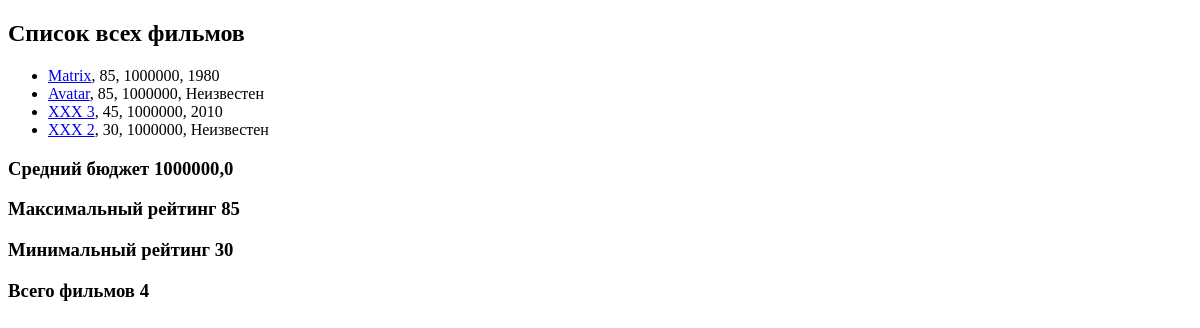
The app's page /, older data.
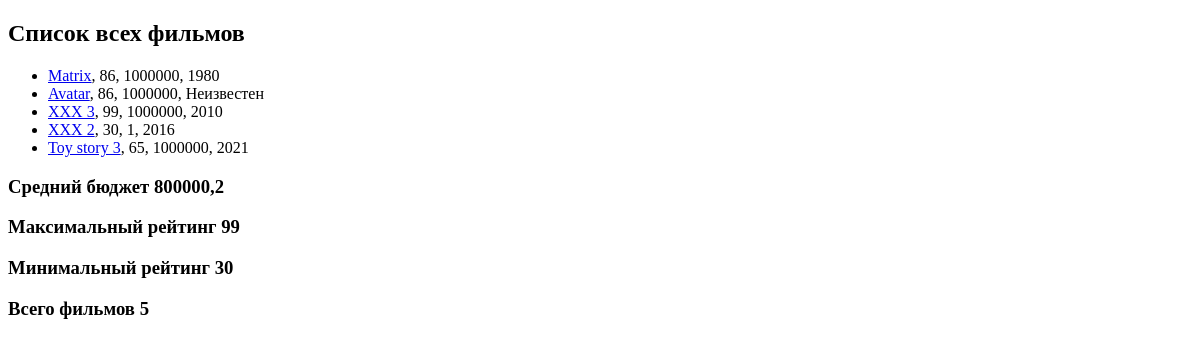
The same page, newer data.
### movie_app/models.py (models this page shows, shortened)
class Movie(models.Model):
    EUR = 'EUR'
    USD = 'USD'
    RUB = 'RUB'
    CURRENCY_CHOICES = [
        (EUR, 'Euro'),
        (USD, 'Dollar'),
        (RUB, 'Rubles'),
    ]
    name = models.CharField(max_length=40)
    rating = models.IntegerField(validators=[MinValueValidator(1), MaxValueValidator(100)])
    year = models.IntegerField(null=True, blank=True)
    budget = models.IntegerField(default=1000000, blank=True,
                                 validators=[MinValueValidator(1)])
    slug = models.SlugField(default='', null=False, db_index=True)
    currency = models.CharField(max_length=3, choices=CURRENCY_CHOICES, default='RUB')
    director = models.ForeignKey(Director, on_delete=models.CASCADE, null=True, related_name='movies')
    actors = models.ManyToManyField(Actor, related_name='movies')
    def get_url(self):
        return reverse('movie-detail', args=[self.slug])

### movie_app/views.py (the view)
# urls.py: path('', views.show_all_movie),
def show_all_movie(request):
    movies = Movie.objects.annotate(
        field_true=Value(True),
        field_false=Value(False),
        buget_100=F('budget') + 100,
    )
    agg = movies.aggregate(Avg('budget'), Max('rating'), Min('rating'))
    return render(request, 'movie_app/all_movies.html', {
        'movies': movies,
        'agg': agg,
        'total': movies.count()
    })

### movie_app/templates/movie_app/all_movies.html (shortened to what this page needs)
{% extends 'movie_app/base.html' %}
{% block content %}
    <h2>Список всех фильмов</h2>
    <ul>
        {% for movie in movies %}
            <li><a href="{{ movie.get_url }}">{{ movie.name }}</a>,
                    {{ movie.rating }},
                    {{ movie.budget }},
                    {{ movie.year|default:'Неизвестен'}}
            </li>
        {% endfor %}
    </ul>
    <h3>Средний бюджет {{ agg.budget__avg }}</h3>
    <h3>Максимальный рейтинг {{ agg.rating__max }}</h3>
    <h3>Минимальный рейтинг {{ agg.rating__min }}</h3>
    <h3>Всего фильмов {{ total }}</h3>
{% endblock %}

### movie_app/templates/movie_app/base.html (shortened to what this page needs)
<!DOCTYPE html>
<html lang="en">
<head>
</head>
<body>
    {% block content %}
    {% endblock %}
</body>
</html>

Row changes from the older to the newer data that the page shows:
changed Movie "Matrix": rating "85" → "86"
changed Movie "Avatar": rating "85" → "86"
changed Movie "XXX 3": rating "45" → "99"
changed Movie "XXX 2": budget "1000000" → "1"; year "Неизвестен" → "2016"
added Movie: name "Toy story 3", rating "65", budget "1000000", year "2021"
Text that changed along with them:
{{ agg.budget__avg }}: "1000000,0" → "800000,2"
{{ agg.rating__max }}: "85" → "99"
{{ total }}: "4" → "5"
